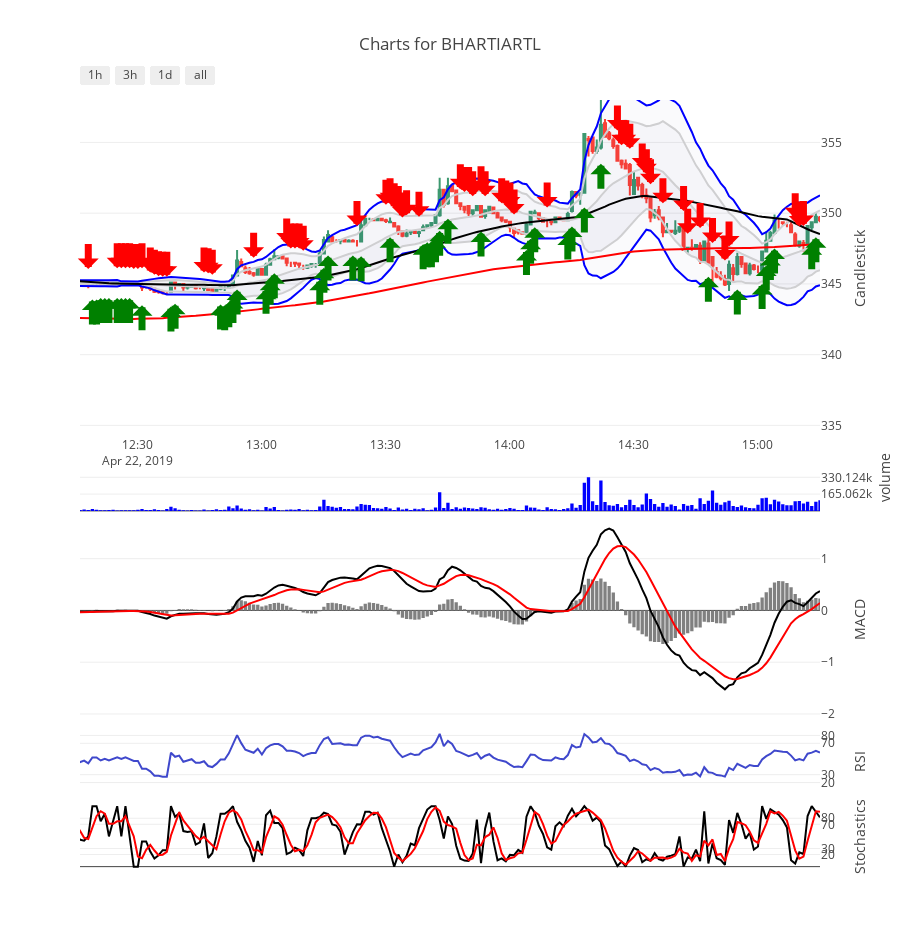

Here is the notebook cell this chart was saved with:
### Markdown cell above
##  <span style="color:green">Trading Strategy </span>

### Code cell
# ====== Tradescript Wrapper =======
# Methods
REF = lambda df, i: df.shift(i)
TREND_UP = lambda a,b: ROC(a, b) >= 0.1
TREND_DOWN = lambda a,b: ROC(a, b) <= -0.1
CROSSOVER = lambda a, b: (REF(a,1)<=REF(b,1)) & (a > b)


from talib import MIN, MAX, CDLLONGLEGGEDDOJI, CDLMARUBOZU, CDLLONGLINE, CDLDARKCLOUDCOVER, CDLPIERCING, CDLBELTHOLD, CDLCLOSINGMARUBOZU

class algoTrade:
   
    def __init__(s, price):
        logging.debug(price.tail(10))
        s.OPEN = price['open']
        s.CLOSE = price['close']
        s.HIGH = price['high']
        s.LOW = price['low']
        s.BBT, s.BBM, s.BBB = BBANDS( s.CLOSE, 20,1.75,1.75,0)
        s.BBT2, s.BBM2, s.BBB2 = BBANDS( s.CLOSE, 20,3,3,0)
        s.iMACD, s.iMACDsignal, s.iMACDhist = MACDEXT(s.CLOSE, fastperiod=12, slowperiod=26, signalperiod=9,  fastmatype=1, slowmatype=1,signalmatype=1)
        s.SD = STDDEV(s.CLOSE)
        s.fastk, s.fastd = STOCHF(s.HIGH, s.LOW, s.CLOSE)
        s.iRSI = RSI(s.CLOSE, timeperiod=20)
        s.STATE = ""
        s.profit = 0
        s.stoploss = 0
        s.openpositions = 0
        s.target = 0
        #logging.info(price)
    
    # Long Strategies
    def long_bb(s):
        temp_df = 0
        temp_df = temp_df | (REF(s.fastk,1) <=20)&(s.fastk>20)
        temp_df = temp_df | CROSSOVER(s.fastk, s.fastd)
        temp_df = temp_df | (REF(s.iRSI,1) <=30)&(s.iRSI>30)
        temp_df = temp_df & ( CROSSOVER(s.CLOSE, s.BBB) & (CDLSPINNINGTOP(s.OPEN, s.HIGH, s.LOW, s.CLOSE) == 0))
        return pd.DataFrame(  temp_df, columns=["buy"] )
     
    # Short Strategies
    def short_bb(s):
        temp_df = 0
        temp_df = temp_df | (REF(s.fastk,1) >=80)&(s.fastk<80) & CROSSOVER(s.fastd, s.fastk)
        #temp_df = temp_df | CROSSOVER(fastd, fastk)
        temp_df = temp_df | (REF(s.iRSI,1) >=70)&(s.iRSI<70)
        temp_df = temp_df & CROSSOVER(s.BBT, s.CLOSE)
        return pd.DataFrame( temp_df, columns=["sell"])
    
    
    def long_pa(s):
        temp_df = 0
        temp_df =   (CDLENGULFING(s.OPEN, s.HIGH, s.LOW, s.CLOSE) == 100)
        temp_df = temp_df | (CDLHARAMI(s.OPEN, s.HIGH, s.LOW, s.CLOSE) == 100)
        temp_df = temp_df | (CDLPIERCING(s.OPEN, s.HIGH, s.LOW, s.CLOSE) == 100)
        temp_df = temp_df | (CDLHAMMER(s.OPEN, s.HIGH, s.LOW, s.CLOSE) == 100)
        temp_df = temp_df | (CDLDOJISTAR(s.OPEN, s.HIGH, s.LOW, s.CLOSE) != 0)
        temp_df = temp_df | ((CDLMORNINGSTAR(s.OPEN, s.HIGH, s.LOW, s.CLOSE) == 100) & (CDLMORNINGDOJISTAR(s.OPEN, s.HIGH, s.LOW, s.CLOSE) == 100))
        temp_df = temp_df | (CDLMARUBOZU(s.OPEN, s.HIGH, s.LOW, s.CLOSE) == 100) | (CDLCLOSINGMARUBOZU(s.OPEN, s.HIGH, s.LOW, s.CLOSE) ==100)
        temp_df = temp_df | (CDLBELTHOLD(s.OPEN, s.HIGH, s.LOW, s.CLOSE) == 100)
        
        temp_df = REF(TREND_DOWN(s.CLOSE,4),1) & temp_df
        
        return pd.DataFrame(temp_df, columns=["buy"])
    def short_pa(s):
        temp_df = 0
        
        temp_df =   (CDLENGULFING(s.OPEN, s.HIGH, s.LOW, s.CLOSE) == -100)
        temp_df = temp_df | (CDLHARAMI(s.OPEN, s.HIGH, s.LOW, s.CLOSE) == -100)
        temp_df = temp_df | (CDLDARKCLOUDCOVER(s.OPEN, s.HIGH, s.LOW, s.CLOSE) == -100)
        temp_df = temp_df | (CDLDOJISTAR(s.OPEN, s.HIGH, s.LOW, s.CLOSE) != 0)
        temp_df = temp_df | (CDLHANGINGMAN(s.OPEN, s.HIGH, s.LOW, s.CLOSE) == -100)
        temp_df = temp_df | ((CDLEVENINGSTAR(s.OPEN, s.HIGH, s.LOW, s.CLOSE) == -100) & (CDLEVENINGDOJISTAR(s.OPEN, s.HIGH, s.LOW, s.CLOSE) == -100))
        temp_df = temp_df | (CDLMARUBOZU(s.OPEN, s.HIGH, s.LOW, s.CLOSE) == -100) | (CDLCLOSINGMARUBOZU(s.OPEN, s.HIGH, s.LOW, s.CLOSE) == -100)
        temp_df = temp_df | (CDLBELTHOLD(s.OPEN, s.HIGH, s.LOW, s.CLOSE) == -100)
        
        temp_df = REF(TREND_UP(s.CLOSE,4),1) & temp_df
        
        return pd.DataFrame( temp_df , columns=["sell"])
    
    def long_breakout(s):
        temp_df = s.HIGH >= MAX(s.HIGH, timeperiod=5)
       # print(pd.DataFrame({"high":s.HIGH, "max":MAX(s.HIGH, timeperiod=15), "t1": s.HIGH>= MAX(s.HIGH, timeperiod=15)
       #                     ,"low":s.LOW, "min":MIN(s.LOW, timeperiod=15)}))
        return pd.DataFrame( temp_df , columns=["buy"])
    
    def short_breakout(s):
        temp_df = s.LOW <= MIN(s.LOW, timeperiod=5)
        return pd.DataFrame( temp_df , columns=["sell"])
    
  
    def tradeDecision(s):
        buy = s.long_breakout() #s.long_bb() & s.long_pa()
        sell = s.short_breakout() #s.short_bb()# & self.short_pa()
        
        buy['low'] = s.LOW
        sell['high'] = s.HIGH
        buy['close'] = -1 * s.CLOSE
        sell['close'] = s.CLOSE

        buy = buy[buy['buy']]
        sell = sell[sell['sell']]
        
        #temp_df = pd.DataFrame(buy.close)
        
        temp_df = pd.concat([buy.close, sell.close]).sort_index()
        #temp_df.append(buy.close)
        #temp_df = temp_df.append(sell.close)
        logging.debug(temp_df)
        return (buy,sell)
    
    # do not set timestamp for live trading
    def tradeBot(s, symbol, timestamp=dt.datetime.now().replace(second=0, microsecond=0)):
        
        timeNow = timestamp        
        delT1 = timeNow - dt.timedelta(minutes = 1)
        delT2 = timeNow - dt.timedelta(minutes = 2)
        
        #atr = ATR(HIGH, LOW, CLOSE)[-1]
        s.atr = s.CLOSE[-1]*0.025

        price = s.CLOSE[-1]
        trigger = s.CLOSE[-1]
        longSL = toTick(s.CLOSE[-1] - s.atr)
        shortSL = toTick(s.CLOSE[-1]+s.atr)
        longTarget = toTick(s.CLOSE[-1] + s.atr) 
        shortTarget = toTick(s.CLOSE[-1]- s.atr)

        check_trade = lambda x, dt1, dt2: True if (x.shape[0] > 0) and ((x.index[-1]==dt1) or (x.index[-1]==dt2)) else False
        print_trade = lambda x: logging.debug(x) if (x.empty != True) else False
        
        if papertrade == True and STATE != "":
            if STATE == "SELL":
                if s.LOW[-1]<=s.stoploss:
                    temp_price = s.stoploss
                    s.STATE = ""
                    s.openpositions = s.openpositions - 1
                    tradelogger.info("Squareoff Stoploss: sell: "+str(temp_price))
                    tradelogger.debug(openpositions)
                    return temp_price
                elif HIGH[-1]>=target:
                    temp_price = s.target
                    s.STATE = ""
                    s.openpositions = s.openpositions - 1
                    tradelogger.info("Squareoff Target: sell: "+str(temp_price))
                    tradelogger.debug(openpositions)
                    return temp_price
            elif STATE == "BUY":
                if HIGH[-1]>=stoploss:
                    temp_price = -1 * s.stoploss
                    s.STATE = ""
                    s.openpositions = s.openpositions + 1
                    tradelogger.info("Squareoff Stoploss: buy: "+str(temp_price))
                    tradelogger.debug(openpositions)
                    return temp_price
                elif LOW[-1]<=target:
                    temp_price = -1 * s.target
                    s.STATE = ""
                    s.openpositions = s.openpositions + 1
                    tradelogger.info("Squareoff Target: buy: "+str(temp_price))
                    tradelogger.debug(openpositions)
                    return temp_price
                
            
        
        buy, sell = s.tradeDecision()
        
        tradelogger.debug("STATE:" + s.STATE)
        tradelogger.debug(buy)
        tradelogger.debug(sell)
        
        
        tradelogger.debug(timeNow)
        tradelogger.debug(delT1)
        tradelogger.debug(delT2)
        
        # BUY in BUY state, SELL in STATE state
        if check_trade(buy, delT1, delT2) and (STATE != "SELL"):            
            tradelogger.info("buy:"+str(buy.index[-1]))
            s.openpositions = s.openpositions + 1
            s.stoploss = longSL
            target = longTarget
            tradelogger.debug(s.openpositions)
            
            qty = 1
            if s.openpositions != 0:
                qty = 2
                s.openpositions = s.openpositions + 1
            #tradelogger.info(atr)
            ##### Order Placement #####
            buy_bo(symbol, price, trigger, longSL, longTarget, quantity=qty)
            #buy_slm(symbol, price, stoploss, quantity=1)
            s.STATE = "SELL"
            return -1 * price * qty
            
        elif check_trade(sell, delT1, delT2) and (STATE!="BUY"):                
            tradelogger.info("sell:"+str(sell.index[-1]))
            openpositions = openpositions - 1
            stoploss = shortSL
            target = shortTarget
            tradelogger.debug(s.openpositions)
            #tradelogger.info(atr)
            ##### Order Placement #####
            qty = 1
            if s.openpositions != 0:
                qty = 2
                s.openpositions = s.openpositions - 1
            sell_bo(symbol, price, trigger, shortSL, shortTarget, quantity=qty)
            #sell_slm(symbol, price, stoploss, quantity=1)
            s.STATE = "BUY"
            return price * qty
        
        return 0

#portfolio = pd.DataFrame(downloadlist)

if mode == "Algo" and True:
    x = 'BHARTIARTL'
    
    toDate = dt.datetime(2019,4,22,15,15)
    fromDate =   getFromDate(toDate)
    #logger.setLevel(logging.DEBUG)
    portfolio = pd.DataFrame([x])
    papertrade = True
    
    temp_data = getData(x, fromDate, toDate, "minute")
    
    a = algoTrade(temp_data)
    
    buy, sell = a.tradeDecision()
    
    #print(buy, sell)
    
    fig = createPlot(x)
    plot_set1(temp_data)
    
    annotateBuySell(buy, "Buy")
    annotateBuySell(sell, "Sell")
    plotData(x, True)
